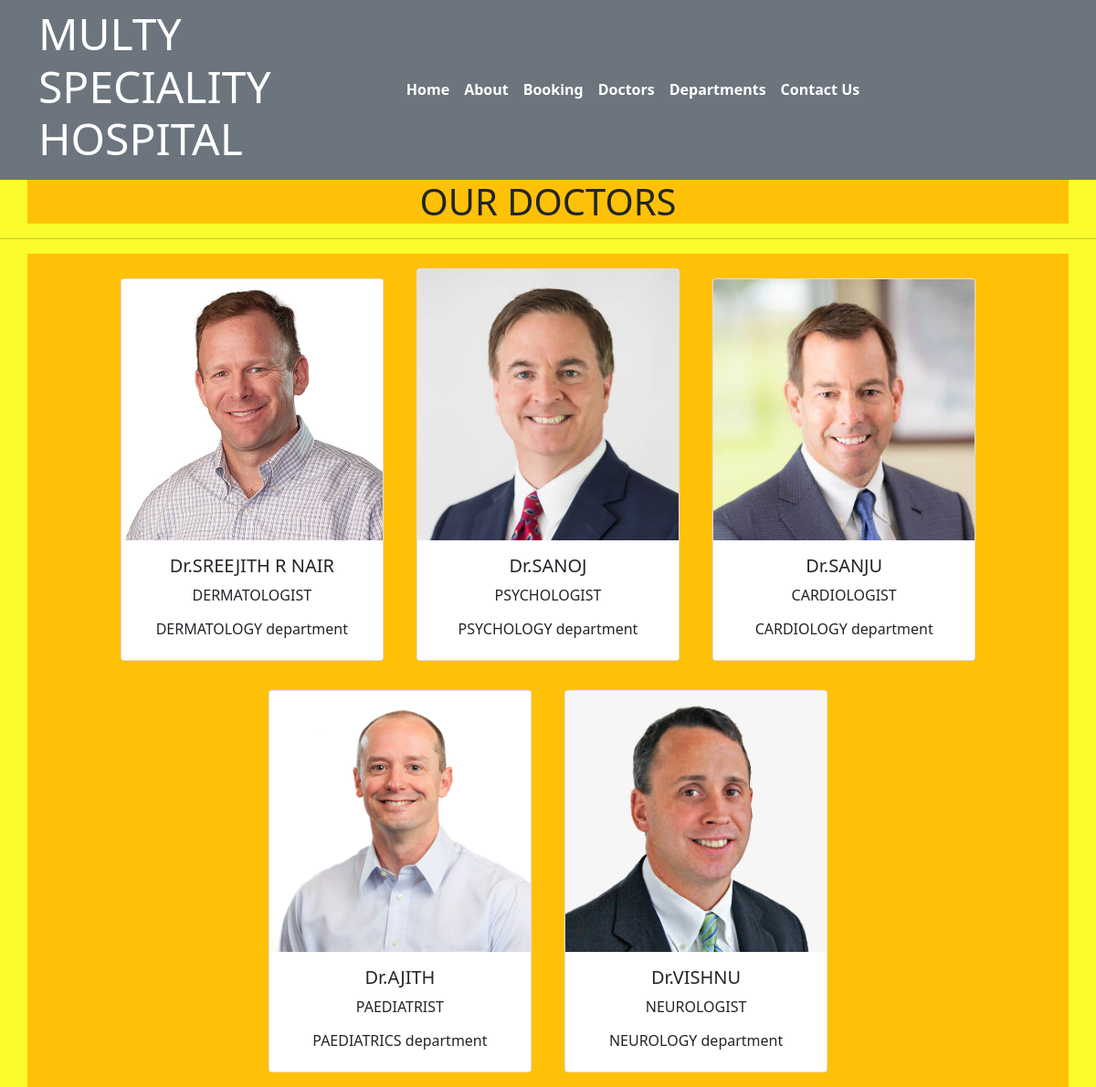
Page /doctors on the committed database.
### home/models.py (models this page shows, shortened)
class doctors(models.Model):
    doc_name = models.CharField(max_length=250)
    doc_spec = models.CharField(max_length=250)
    dep_name = models.ForeignKey(departments, on_delete=models.CASCADE)
    doc_image = models.ImageField(upload_to='doctors')

class departments(models.Model):
    dep_name = models.CharField(max_length=100)
    dep_description = models.TextField()
    def __str__(self):
        return self.dep_name

### home/views.py (the view)
# urls.py: path('doctors', views.doctor,name='doctors'),
def doctor(request):
  dict_docs ={
    'doct': doctors.objects.all()
  }
  return render(request, "doctors.html", dict_docs)

### templates/doctors.html (shortened to what this page needs)
{% extends 'base.html'%}
{% block content %}
<h1 class="container text-center bg-warning">OUR DOCTORS</h1>
<hr>
<div class="container text-center bg-warning">
{% for d in doct %}
<div class="card text-center my-3 mx-3" style="width: 18rem; display:inline-block">
    <img src="{{d.doc_image.url}}" class="card-img-top" alt="...">
    <div class="card-body">
      <h5 class="card-title">Dr.{{d.doc_name}}</h5>
      <p class="card-text">{{d.doc_spec}}</p>
      <h6>{{d.dep_name}} department</h6>
    </div>
</div>
{% endfor %}
</div>
{% endblock %}

### templates/base.html (shortened to what this page needs)
{% load static %}
<!DOCTYPE html>
<html>
  <head>
    <link rel="stylesheet"
      href=" https://cdn.jsdelivr.net/npm/bootstrap@5.1.3/dist/css/bootstrap.min.css ">
    <link rel="stylesheet"
      href="https://use.fontawesome.com/releases/v5.2.0/css/all.css">
      <link rel="stylesheet"
      href="{% static 'css/style.css' %}">
  </head>
  <body>
    <nav class="navbar bg-secondary navbar-expand-md ">
      <div class="container">
        <div class="col-2 text-left pl-md-0">
          <h3 class="text-white display-5"> MULTY SPECIALITY HOSPITAL </h3>
        </div>
        <div
          class="collapse navbar-collapse justify-content-center col-md-8 navbar-collapse-3">
          <ul class="navbar-nav justify-content-center  fw-bold">
            <li class="nav-item active">
              <a class="nav-link text-white" href="{% url 'home' %}">Home </a>
            </li>
            <li class="nav-item">
              <a class="nav-link text-white" href="{% url 'about' %}">About</a>
            </li>
            <li class="nav-item">
              <a class="nav-link text-white" href="{% url 'booking' %}">Booking</a>
            </li>
            <li class="nav-item">
              <a class="nav-link text-white" href="{% url 'doctors' %}">Doctors</a>
            </li>
			 <li class="nav-item">
              <a class="nav-link text-white" href="{% url 'department' %}">Departments</a>
            </li>
            <li class="nav-item">
              <a class="nav-link text-white" href="{% url 'contact' %}">Contact Us</a>
            </li>
          </ul>
        </div>
      </div>
    </nav>
    {% block content %}{% endblock %}
  </body>
</html>

### static/css/style.css (style rules this page uses)
body { background-color: rgb(250, 253, 43); }

### rows in the picture
doctors: doc_image (picture), doc_name "SREEJITH R NAIR", doc_spec "DERMATOLOGIST", dep_name "DERMATOLOGY"
doctors: doc_image (picture), doc_name "SANOJ", doc_spec "PSYCHOLOGIST", dep_name "PSYCHOLOGY"
doctors: doc_image (picture), doc_name "SANJU", doc_spec "CARDIOLOGIST", dep_name "CARDIOLOGY"
doctors: doc_image (picture), doc_name "AJITH", doc_spec "PAEDIATRIST", dep_name "PAEDIATRICS"
doctors: doc_image (picture), doc_name "VISHNU", doc_spec "NEUROLOGIST", dep_name "NEUROLOGY"
